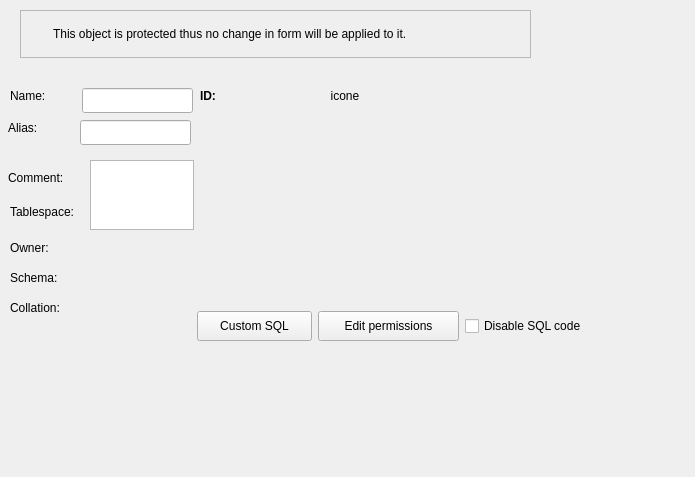
<?xml version="1.0" encoding="UTF-8"?>
<ui version="4.0">
 <class>BaseObjectWidget</class>
 <widget class="QWidget" name="BaseObjectWidget">
  <property name="geometry">
   <rect>
    <x>0</x>
    <y>0</y>
    <width>695</width>
    <height>477</height>
   </rect>
  </property>
  <property name="sizePolicy">
   <sizepolicy hsizetype="Preferred" vsizetype="Preferred">
    <horstretch>0</horstretch>
    <verstretch>0</verstretch>
   </sizepolicy>
  </property>
  <property name="minimumSize">
   <size>
    <width>0</width>
    <height>0</height>
   </size>
  </property>
  <widget class="QLabel" name="name_lbl">
   <property name="geometry">
    <rect>
     <x>10</x>
     <y>88</y>
     <width>50</width>
     <height>16</height>
    </rect>
   </property>
   <property name="sizePolicy">
    <sizepolicy hsizetype="Fixed" vsizetype="Preferred">
     <horstretch>0</horstretch>
     <verstretch>0</verstretch>
    </sizepolicy>
   </property>
   <property name="maximumSize">
    <size>
     <width>16777215</width>
     <height>16777215</height>
    </size>
   </property>
   <property name="text">
    <string>Name:</string>
   </property>
  </widget>
  <widget class="QLineEdit" name="name_edt">
   <property name="geometry">
    <rect>
     <x>82</x>
     <y>88</y>
     <width>111</width>
     <height>25</height>
    </rect>
   </property>
   <property name="sizePolicy">
    <sizepolicy hsizetype="Expanding" vsizetype="Fixed">
     <horstretch>0</horstretch>
     <verstretch>0</verstretch>
    </sizepolicy>
   </property>
   <property name="minimumSize">
    <size>
     <width>0</width>
     <height>0</height>
    </size>
   </property>
   <property name="maximumSize">
    <size>
     <width>16777215</width>
     <height>16777215</height>
    </size>
   </property>
   <property name="statusTip">
    <string>This is the name of the object in the PostgreSQL database.</string>
   </property>
   <property name="text">
    <string/>
   </property>
   <property name="clearButtonEnabled">
    <bool>true</bool>
   </property>
  </widget>
  <widget class="QLabel" name="comment_lbl">
   <property name="geometry">
    <rect>
     <x>8</x>
     <y>170</y>
     <width>75</width>
     <height>16</height>
    </rect>
   </property>
   <property name="sizePolicy">
    <sizepolicy hsizetype="Fixed" vsizetype="Preferred">
     <horstretch>0</horstretch>
     <verstretch>0</verstretch>
    </sizepolicy>
   </property>
   <property name="minimumSize">
    <size>
     <width>0</width>
     <height>0</height>
    </size>
   </property>
   <property name="maximumSize">
    <size>
     <width>16777215</width>
     <height>16777215</height>
    </size>
   </property>
   <property name="text">
    <string>Comment:</string>
   </property>
  </widget>
  <widget class="QLabel" name="tablespace_lbl">
   <property name="geometry">
    <rect>
     <x>10</x>
     <y>204</y>
     <width>91</width>
     <height>16</height>
    </rect>
   </property>
   <property name="sizePolicy">
    <sizepolicy hsizetype="Fixed" vsizetype="Preferred">
     <horstretch>0</horstretch>
     <verstretch>0</verstretch>
    </sizepolicy>
   </property>
   <property name="text">
    <string>Tablespace:</string>
   </property>
  </widget>
  <widget class="QLabel" name="schema_lbl">
   <property name="geometry">
    <rect>
     <x>10</x>
     <y>270</y>
     <width>61</width>
     <height>16</height>
    </rect>
   </property>
   <property name="sizePolicy">
    <sizepolicy hsizetype="Fixed" vsizetype="Preferred">
     <horstretch>0</horstretch>
     <verstretch>0</verstretch>
    </sizepolicy>
   </property>
   <property name="text">
    <string>Schema:</string>
   </property>
  </widget>
  <widget class="QPushButton" name="edt_perms_tb">
   <property name="geometry">
    <rect>
     <x>318</x>
     <y>311</y>
     <width>141</width>
     <height>30</height>
    </rect>
   </property>
   <property name="sizePolicy">
    <sizepolicy hsizetype="Preferred" vsizetype="Fixed">
     <horstretch>0</horstretch>
     <verstretch>0</verstretch>
    </sizepolicy>
   </property>
   <property name="minimumSize">
    <size>
     <width>0</width>
     <height>30</height>
    </size>
   </property>
   <property name="maximumSize">
    <size>
     <width>16777215</width>
     <height>16777215</height>
    </size>
   </property>
   <property name="focusPolicy">
    <enum>Qt::StrongFocus</enum>
   </property>
   <property name="toolTip">
    <string>Edit object's permissions</string>
   </property>
   <property name="text">
    <string>Edit permissions</string>
   </property>
   <property name="icon">
    <iconset resource="../../res/resources.qrc">
     <normaloff>:/icons/icons/permission.png</normaloff>:/icons/icons/permission.png</iconset>
   </property>
   <property name="iconSize">
    <size>
     <width>22</width>
     <height>22</height>
    </size>
   </property>
  </widget>
  <widget class="QFrame" name="protected_obj_frm">
   <property name="geometry">
    <rect>
     <x>20</x>
     <y>10</y>
     <width>511</width>
     <height>48</height>
    </rect>
   </property>
   <property name="sizePolicy">
    <sizepolicy hsizetype="Preferred" vsizetype="Fixed">
     <horstretch>0</horstretch>
     <verstretch>0</verstretch>
    </sizepolicy>
   </property>
   <property name="minimumSize">
    <size>
     <width>0</width>
     <height>48</height>
    </size>
   </property>
   <property name="frameShape">
    <enum>QFrame::StyledPanel</enum>
   </property>
   <property name="frameShadow">
    <enum>QFrame::Raised</enum>
   </property>
   <layout class="QGridLayout" name="gridLayout">
    <property name="leftMargin">
     <number>2</number>
    </property>
    <property name="topMargin">
     <number>2</number>
    </property>
    <property name="rightMargin">
     <number>2</number>
    </property>
    <property name="bottomMargin">
     <number>2</number>
    </property>
    <item row="0" column="0">
     <widget class="QLabel" name="label">
      <property name="minimumSize">
       <size>
        <width>24</width>
        <height>24</height>
       </size>
      </property>
      <property name="maximumSize">
       <size>
        <width>24</width>
        <height>24</height>
       </size>
      </property>
      <property name="text">
       <string/>
      </property>
      <property name="textFormat">
       <enum>Qt::AutoText</enum>
      </property>
      <property name="pixmap">
       <pixmap resource="../../res/resources.qrc">:/icons/icons/alert.png</pixmap>
      </property>
      <property name="scaledContents">
       <bool>true</bool>
      </property>
     </widget>
    </item>
    <item row="0" column="1">
     <widget class="QLabel" name="protected_obj_lbl">
      <property name="font">
       <font>
        <weight>50</weight>
        <bold>false</bold>
        <underline>false</underline>
        <strikeout>false</strikeout>
        <kerning>true</kerning>
       </font>
      </property>
      <property name="text">
       <string>This object is protected thus no change in form will be applied to it.</string>
      </property>
      <property name="wordWrap">
       <bool>true</bool>
      </property>
     </widget>
    </item>
   </layout>
  </widget>
  <widget class="QCheckBox" name="disable_sql_chk">
   <property name="geometry">
    <rect>
     <x>465</x>
     <y>314</y>
     <width>131</width>
     <height>24</height>
    </rect>
   </property>
   <property name="sizePolicy">
    <sizepolicy hsizetype="Fixed" vsizetype="Fixed">
     <horstretch>0</horstretch>
     <verstretch>0</verstretch>
    </sizepolicy>
   </property>
   <property name="focusPolicy">
    <enum>Qt::StrongFocus</enum>
   </property>
   <property name="toolTip">
    <string>Disables the generated SQL code using comment tokens (--).
This will disable the code of all child and referrer objects.</string>
   </property>
   <property name="text">
    <string>Disable SQL code</string>
   </property>
  </widget>
  <widget class="QLabel" name="collation_lbl">
   <property name="geometry">
    <rect>
     <x>10</x>
     <y>300</y>
     <width>61</width>
     <height>16</height>
    </rect>
   </property>
   <property name="sizePolicy">
    <sizepolicy hsizetype="Fixed" vsizetype="Preferred">
     <horstretch>0</horstretch>
     <verstretch>0</verstretch>
    </sizepolicy>
   </property>
   <property name="text">
    <string>Collation:</string>
   </property>
  </widget>
  <widget class="QPushButton" name="append_sql_tb">
   <property name="geometry">
    <rect>
     <x>197</x>
     <y>311</y>
     <width>115</width>
     <height>30</height>
    </rect>
   </property>
   <property name="sizePolicy">
    <sizepolicy hsizetype="Preferred" vsizetype="Fixed">
     <horstretch>0</horstretch>
     <verstretch>0</verstretch>
    </sizepolicy>
   </property>
   <property name="minimumSize">
    <size>
     <width>0</width>
     <height>30</height>
    </size>
   </property>
   <property name="maximumSize">
    <size>
     <width>16777215</width>
     <height>16777215</height>
    </size>
   </property>
   <property name="focusPolicy">
    <enum>Qt::StrongFocus</enum>
   </property>
   <property name="toolTip">
    <string>Append or prepend a set of SQL commands to the object's definition.</string>
   </property>
   <property name="text">
    <string>Custom SQL</string>
   </property>
   <property name="icon">
    <iconset resource="../../res/resources.qrc">
     <normaloff>:/icons/icons/sqlappend.png</normaloff>:/icons/icons/sqlappend.png</iconset>
   </property>
   <property name="iconSize">
    <size>
     <width>22</width>
     <height>22</height>
    </size>
   </property>
  </widget>
  <widget class="QLabel" name="owner_lbl">
   <property name="geometry">
    <rect>
     <x>10</x>
     <y>240</y>
     <width>41</width>
     <height>16</height>
    </rect>
   </property>
   <property name="sizePolicy">
    <sizepolicy hsizetype="Fixed" vsizetype="Preferred">
     <horstretch>0</horstretch>
     <verstretch>0</verstretch>
    </sizepolicy>
   </property>
   <property name="text">
    <string>Owner:</string>
   </property>
  </widget>
  <widget class="QWidget" name="id_ico_wgt" native="true">
   <property name="geometry">
    <rect>
     <x>200</x>
     <y>80</y>
     <width>161</width>
     <height>31</height>
    </rect>
   </property>
   <layout class="QHBoxLayout" name="horizontalLayout">
    <property name="spacing">
     <number>6</number>
    </property>
    <property name="leftMargin">
     <number>0</number>
    </property>
    <property name="topMargin">
     <number>0</number>
    </property>
    <property name="rightMargin">
     <number>0</number>
    </property>
    <property name="bottomMargin">
     <number>0</number>
    </property>
    <item>
     <widget class="QLabel" name="obj_id_lbl">
      <property name="sizePolicy">
       <sizepolicy hsizetype="Expanding" vsizetype="Preferred">
        <horstretch>0</horstretch>
        <verstretch>0</verstretch>
       </sizepolicy>
      </property>
      <property name="font">
       <font>
        <weight>75</weight>
        <bold>true</bold>
       </font>
      </property>
      <property name="toolTip">
       <string/>
      </property>
      <property name="text">
       <string>ID:</string>
      </property>
     </widget>
    </item>
    <item>
     <widget class="QLabel" name="obj_icon_lbl">
      <property name="sizePolicy">
       <sizepolicy hsizetype="Fixed" vsizetype="Preferred">
        <horstretch>0</horstretch>
        <verstretch>0</verstretch>
       </sizepolicy>
      </property>
      <property name="minimumSize">
       <size>
        <width>32</width>
        <height>32</height>
       </size>
      </property>
      <property name="maximumSize">
       <size>
        <width>32</width>
        <height>32</height>
       </size>
      </property>
      <property name="frameShape">
       <enum>QFrame::NoFrame</enum>
      </property>
      <property name="frameShadow">
       <enum>QFrame::Plain</enum>
      </property>
      <property name="text">
       <string>icone</string>
      </property>
      <property name="scaledContents">
       <bool>false</bool>
      </property>
      <property name="alignment">
       <set>Qt::AlignCenter</set>
      </property>
     </widget>
    </item>
   </layout>
  </widget>
  <widget class="QPlainTextEdit" name="comment_edt">
   <property name="geometry">
    <rect>
     <x>90</x>
     <y>160</y>
     <width>104</width>
     <height>70</height>
    </rect>
   </property>
   <property name="minimumSize">
    <size>
     <width>0</width>
     <height>0</height>
    </size>
   </property>
   <property name="maximumSize">
    <size>
     <width>16777215</width>
     <height>80</height>
    </size>
   </property>
   <property name="tabChangesFocus">
    <bool>true</bool>
   </property>
  </widget>
  <widget class="QLineEdit" name="alias_edt">
   <property name="geometry">
    <rect>
     <x>80</x>
     <y>120</y>
     <width>111</width>
     <height>25</height>
    </rect>
   </property>
   <property name="sizePolicy">
    <sizepolicy hsizetype="Expanding" vsizetype="Fixed">
     <horstretch>0</horstretch>
     <verstretch>0</verstretch>
    </sizepolicy>
   </property>
   <property name="minimumSize">
    <size>
     <width>0</width>
     <height>0</height>
    </size>
   </property>
   <property name="maximumSize">
    <size>
     <width>16777215</width>
     <height>16777215</height>
    </size>
   </property>
   <property name="toolTip">
    <string>&lt;p&gt;This is a more friendly name for the object. When displaying the model in compact view this is the name shown for the object instead of its real name. If this field is empty the real name will be displayed anyway.&lt;/p&gt;</string>
   </property>
   <property name="statusTip">
    <string/>
   </property>
   <property name="text">
    <string/>
   </property>
   <property name="clearButtonEnabled">
    <bool>true</bool>
   </property>
  </widget>
  <widget class="QLabel" name="logical_name_lbl">
   <property name="geometry">
    <rect>
     <x>8</x>
     <y>120</y>
     <width>81</width>
     <height>16</height>
    </rect>
   </property>
   <property name="sizePolicy">
    <sizepolicy hsizetype="Fixed" vsizetype="Preferred">
     <horstretch>0</horstretch>
     <verstretch>0</verstretch>
    </sizepolicy>
   </property>
   <property name="maximumSize">
    <size>
     <width>16777215</width>
     <height>16777215</height>
    </size>
   </property>
   <property name="text">
    <string>Alias:</string>
   </property>
  </widget>
 </widget>
 <tabstops>
  <tabstop>name_edt</tabstop>
  <tabstop>append_sql_tb</tabstop>
  <tabstop>edt_perms_tb</tabstop>
  <tabstop>disable_sql_chk</tabstop>
 </tabstops>
 <resources>
  <include location="../../res/resources.qrc"/>
 </resources>
 <connections/>
</ui>
